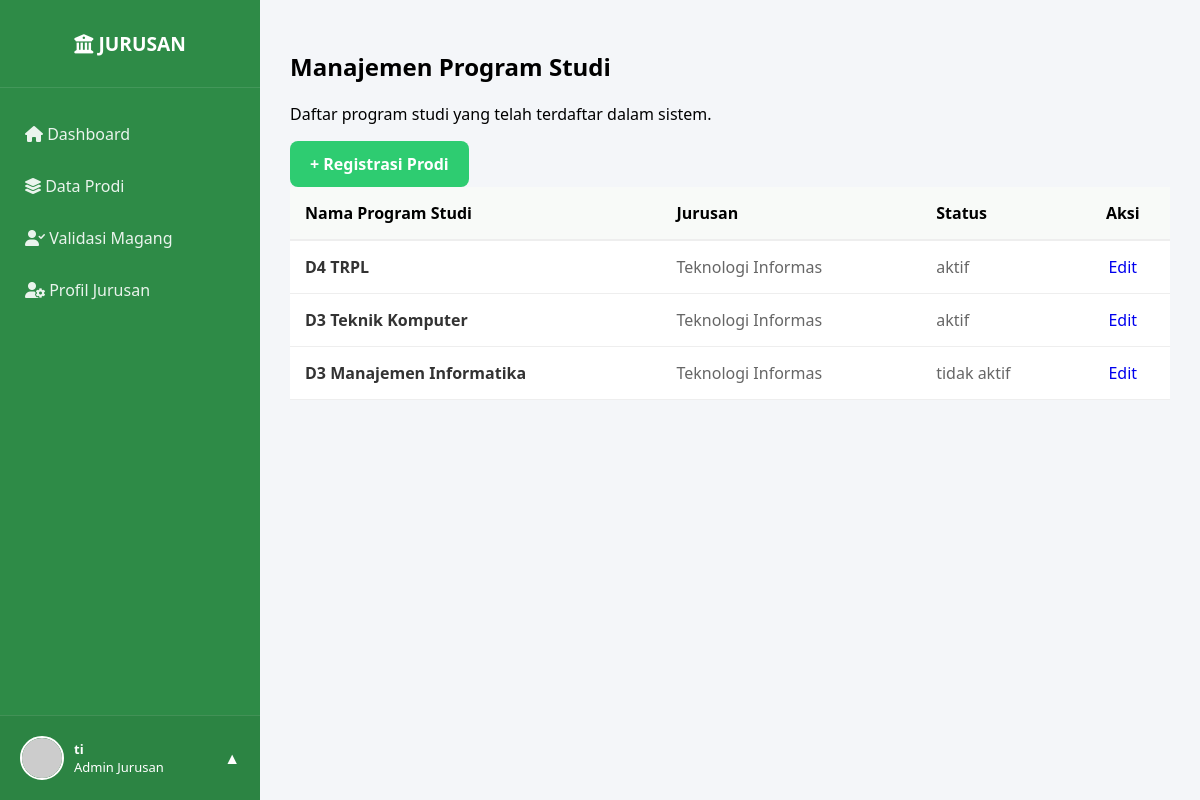
The app's page /jurusan/register_prodi/data_prodi.php (signed in), older data.
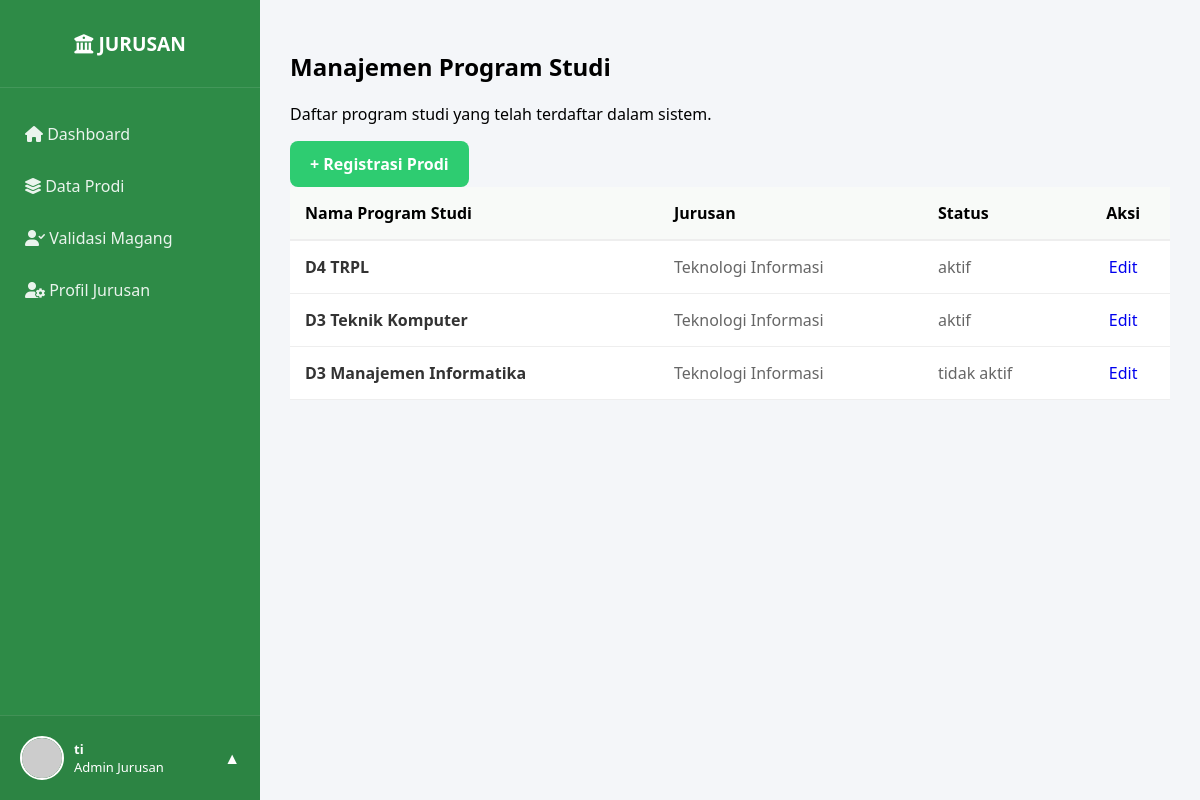
The same page, newer data.
### tables this page shows
CREATE TABLE `prodi` (
  `id_prodi` int(11) NOT NULL,
  `id_jurusan` int(11) NOT NULL,
  `nama_prodi` varchar(100) NOT NULL,
  `status` enum('aktif','tidak aktif') NOT NULL
);

CREATE TABLE `jurusan` (
  `id_jurusan` int(11) NOT NULL,
  `id_user` int(11) NOT NULL,
  `kode` varchar(20) NOT NULL,
  `nama_jurusan` varchar(150) NOT NULL,
  `keterangan` text NOT NULL
);

### config.php (called while the page is built, shortened)
<?php
$base_url = "http://localhost/MagangInAja/";

### jurusan/register_prodi/data_prodi.php (the view)
<?php
require_once '../../templates/header_jurusan.php';
$query = "SELECT prodi.*, jurusan.nama_jurusan FROM prodi JOIN jurusan ON prodi.id_jurusan = jurusan.id_jurusan JOIN users ON users.id_user = jurusan.id_user WHERE users.id_user = '$id_user' ORDER BY id_prodi DESC";
$result = mysqli_query($conn, $query);
?>
<link rel="stylesheet" href="<?= $base_url; ?>css/data_prodi.css">
<main class="main-content">
    <div class="table-header">
        <div>
            <h2 class="page-title">Manajemen Program Studi</h2>
            <p class="page-subtitle">Daftar program studi yang telah terdaftar dalam sistem.</p>
        </div>
        <a href="register.php" class="btn-theme-green"> + Registrasi Prodi</a>
    </div>
    <div class="data-container" style="overflow-x: auto;">
        <table class="company-table" style="width: 100%; border-collapse: collapse; background: white;">
            <thead>
                <tr style="background: #f8faf8; border-bottom: 2px solid #eee;">
                    <th style="padding: 15px; text-align: left;">Nama Program Studi</th>
                    <th style="padding: 15px; text-align: left;">Jurusan</th>
                    <th style="padding: 15px; text-align: left;">Status</th>
                    <th style="padding: 15px; text-align: center;">Aksi</th>
                </tr>
            </thead>
            <tbody>
                <?php if (mysqli_num_rows($result) > 0): ?>
                    <?php while($row = mysqli_fetch_assoc($result)): ?>
                        <tr style="border-bottom: 1px solid #eee; transition: 0.3s;">
                            <td style="padding: 15px; font-weight: 600; color: #333;"><?= htmlspecialchars($row['nama_prodi']); ?></td>
                            <td style="padding: 15px; color: #666;"><?= htmlspecialchars($row['nama_jurusan']); ?></td>
                            <td style="padding: 15px; color: #666;"><?= htmlspecialchars($row['status']); ?></td>
                            <td style="padding: 15px; text-align: center;">
                                <div style="display: flex; gap: 8px; justify-content: center;">
                                    <a href="edit_prodi.php?id=<?= $row['id_prodi']; ?>" class="btn-edit" style="text-decoration: none;">Edit</a>
                                </div>
                            </td>
                        </tr>
                    <?php endwhile; ?>
                <?php else: ?>
                    <tr>
                        <td colspan="5" style="padding: 40px; text-align: center; color: #999;">Belum ada data perusahaan.</td>
                    </tr>
                <?php endif; ?>
            </tbody>
        </table>

Row changes from the older to the newer data that the page shows:
changed through a linked row, prodi "D4 TRPL": id_jurusan.nama_jurusan "Teknologi Informas" → "Teknologi Informasi"
changed through a linked row, prodi "D3 Teknik Komputer": id_jurusan.nama_jurusan "Teknologi Informas" → "Teknologi Informasi"
changed through a linked row, prodi "D3 Manajemen Informatika": id_jurusan.nama_jurusan "Teknologi Informas" → "Teknologi Informasi"
